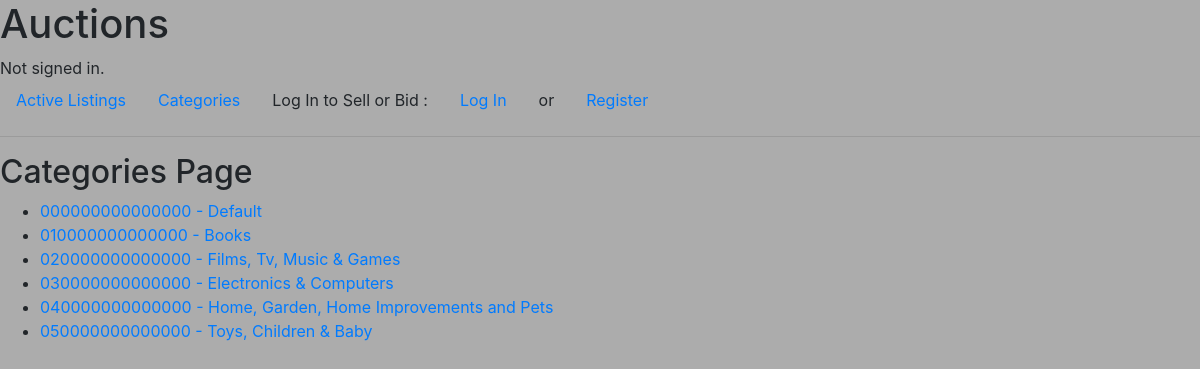
The page /categories on the database its author committed.
### auctions/models.py (models this page shows, shortened)
class Category(models.Model):
    id=models.CharField(max_length=15, primary_key=True)
    desc=models.CharField(max_length=255)

### auctions/views.py (the view)
# urls.py: path("categories", views.categories, name="categories"),
def categories(request):
    print("Entro al categories en el view")
    return render(request, "auctions/categories.html", {
        "categories": Category.objects.all()
    })

### auctions/templates/auctions/categories.html
{% extends "auctions/layout.html" %}
{% block body %}
    <h2>Categories Page</h2>
    <ul>
        {% for category in categories %}
            <li>
                <a href="{% url 'category' category.id %}">
                    {{ category.id }} - {{ category.desc }}
                </a>
            </li>
        {% endfor %}
    </ul>
{% endblock %}

### rows shown on the page
Category: id "000000000000000", desc "Default"
Category: id "010000000000000", desc "Books"
Category: id "020000000000000", desc "Films, Tv, Music & Games"
Category: id "030000000000000", desc "Electronics & Computers"
Category: id "040000000000000", desc "Home, Garden, Home Improvements and Pets"
Category: id "050000000000000", desc "Toys, Children & Baby"
